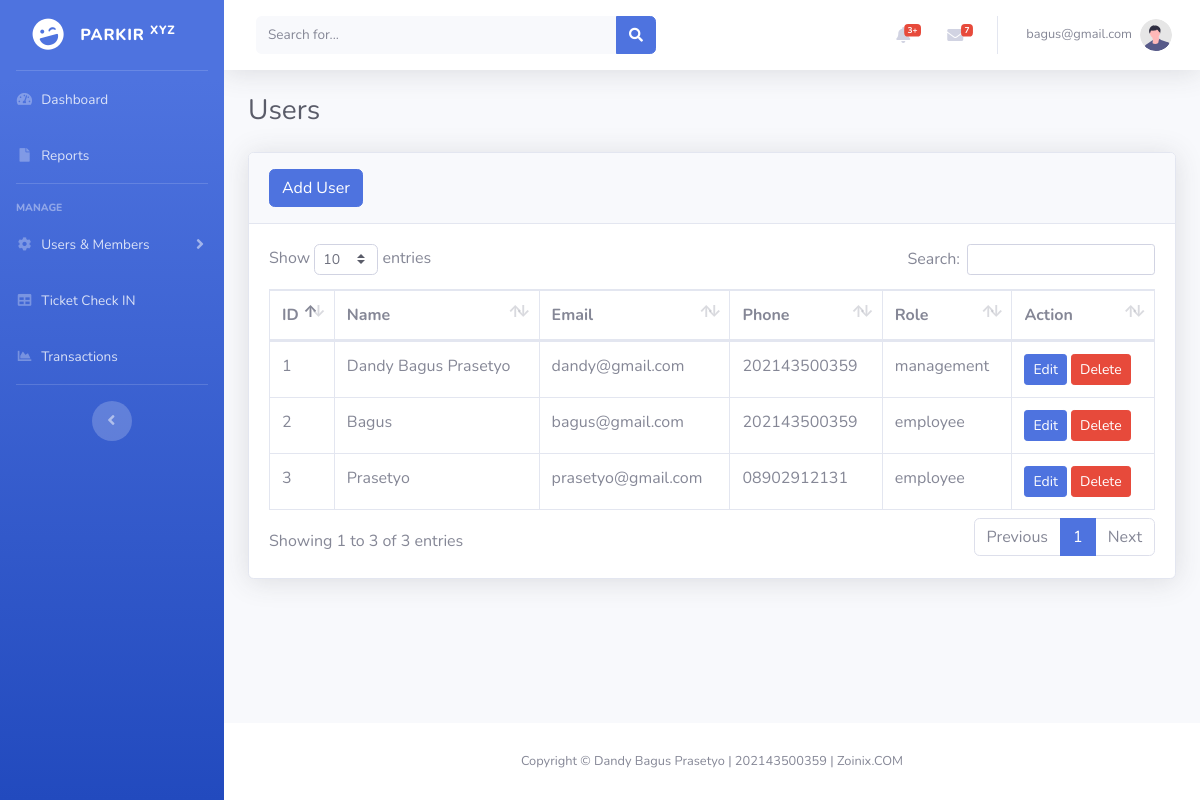
The app's page /index.php?page=users (signed in) with its own data.
### tables this page shows
CREATE TABLE IF NOT EXISTS `users` (
  `id` int NOT NULL AUTO_INCREMENT,
  `name` varchar(50) DEFAULT NULL,
  `email` varchar(50) DEFAULT NULL,
  `password` varchar(255) DEFAULT NULL,
  `phone` varchar(50) DEFAULT NULL,
  `role` varchar(50) DEFAULT NULL,
  PRIMARY KEY (`id`)
);

### users.php (the view, shortened to what this page needs)
<?php
require_once 'koneksi.php';
$sql = "SELECT id, name, email, phone, role FROM users";
$result = $konek->query($sql);
?>
<div>
    <div class="card shadow mb-4">
        <div class="card-header py-3">
            <a href="index.php?page=add_user" class="btn btn-primary">Add User</a>
        </div>
        <div class="card-body">
            <div class="table-responsive">
                <table class="table table-bordered" id="usersTable" width="100%" cellspacing="0">
                    <thead>
                        <tr>
                            <th>ID</th>
                            <th>Name</th>
                            <th>Email</th>
                            <th>Phone</th>
                            <th>Role</th>
                            <th>Action</th>
                        </tr>
                    </thead>
                    <tbody>
                        <?php while($row = $result->fetch_assoc()): ?>
                        <tr>
                            <td><?php echo $row['id']; ?></td>
                            <td><?php echo $row['name']; ?></td>
                            <td><?php echo $row['email']; ?></td>
                            <td><?php echo $row['phone']; ?></td>
                            <td><?php echo $row['role']; ?></td>
                            <td>
                                <a href="index.php?page=edit_user&id=<?php echo $row['id']; ?>" class="btn btn-primary btn-sm">Edit</a>
                                <a href="users.php?delete=<?php echo $row['id']; ?>" class="btn btn-danger btn-sm" onclick="return confirm('Are you sure you want to delete this user?');">Delete</a>
                            </td>
                        </tr>
                        <?php endwhile; ?>
                    </tbody>
                </table>
            </div>
        </div>
    </div>
</div>

### records on screen
users: id "1", name "Dandy Bagus Prasetyo", email "dandy@gmail.com", phone "202143500359", role "management"
users: id "2", name "Bagus", email "bagus@gmail.com", phone "202143500359", role "employee"
users: id "3", name "Prasetyo", email "prasetyo@gmail.com", phone "08902912131", role "employee"

### other values on screen
$_SESSION['email'] "bagus@gmail.com"
$new_page "Users"
